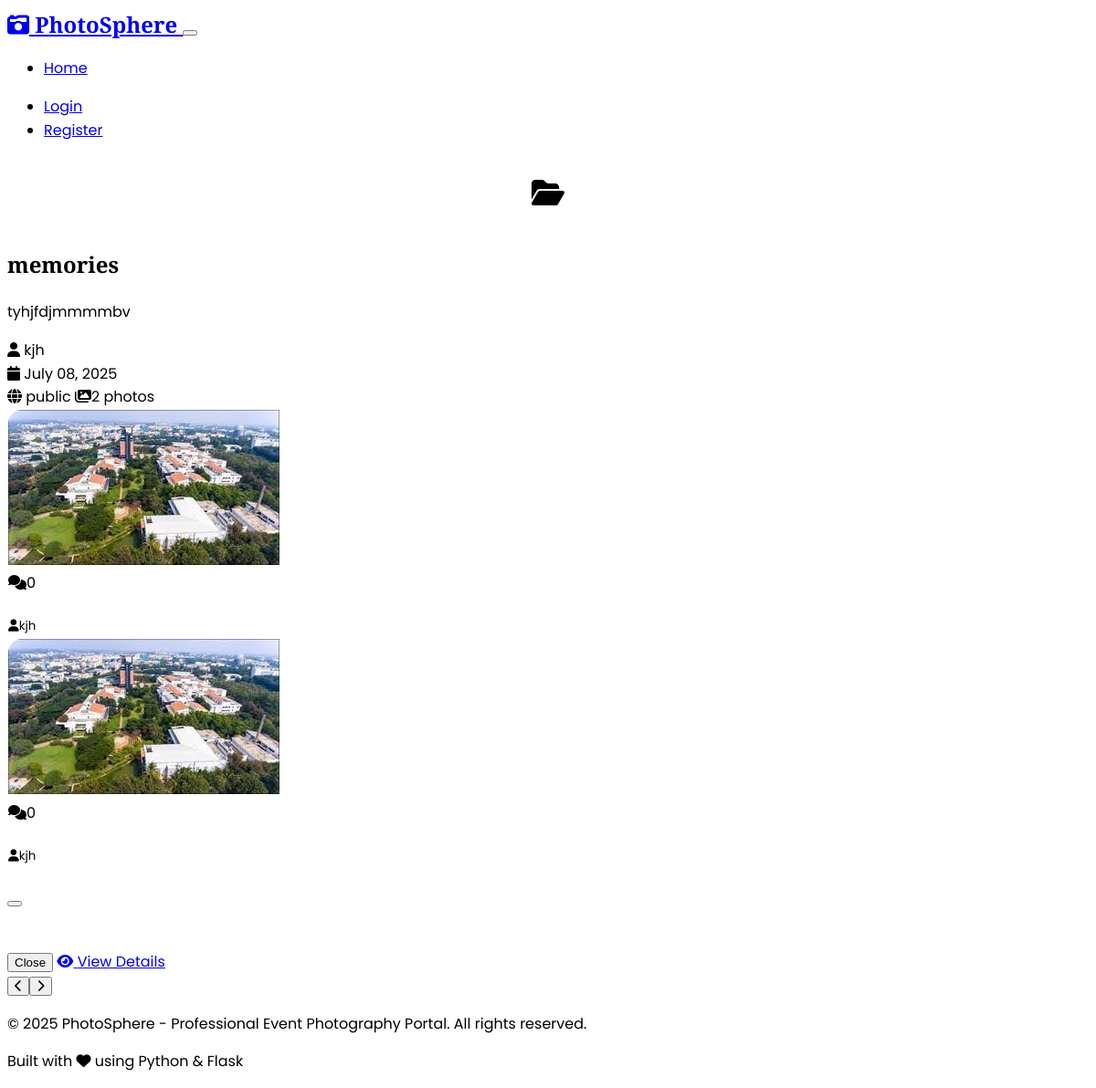
The page /album/3 on the database its author committed.
### models.py (models this page shows, shortened)
class Album(db.Model):
    id = db.Column(db.Integer, primary_key=True)
    title = db.Column(db.String(100), nullable=False)
    description = db.Column(Text)
    date = db.Column(db.DateTime, default=datetime.utcnow)
    created_by = db.Column(db.Integer, db.ForeignKey('user.id'), nullable=False)
    visibility = db.Column(db.String(20), default='public')  # 'public', 'private'
    created_at = db.Column(db.DateTime, default=datetime.utcnow)
    photos = db.relationship('Photo', backref='album', lazy=True, cascade='all, delete-orphan')

class User(UserMixin, db.Model):
    id = db.Column(db.Integer, primary_key=True)
    username = db.Column(db.String(64), unique=True, nullable=False)
    email = db.Column(db.String(120), unique=True, nullable=False)
    password_hash = db.Column(db.String(256), nullable=False)
    role = db.Column(db.String(20), default='user')  # 'user', 'admin'
    created_at = db.Column(db.DateTime, default=datetime.utcnow)
    albums = db.relationship('Album', backref='creator', lazy=True)
    photos = db.relationship('Photo', backref='uploader', lazy=True)
    comments = db.relationship('Comment', backref='author', lazy=True)

class Photo(db.Model):
    id = db.Column(db.Integer, primary_key=True)
    filename = db.Column(db.String(100), nullable=False)
    original_filename = db.Column(db.String(100), nullable=False)
    title = db.Column(db.String(100), nullable=False)
    description = db.Column(Text)
    album_id = db.Column(db.Integer, db.ForeignKey('album.id'), nullable=False)
    uploaded_by = db.Column(db.Integer, db.ForeignKey('user.id'), nullable=False)
    upload_date = db.Column(db.DateTime, default=datetime.utcnow)
    file_size = db.Column(db.Integer)
    mime_type = db.Column(db.String(50))
    comments = db.relationship('Comment', backref='photo', lazy=True, cascade='all, delete-orphan')

### routes.py (the view)
@app.route('/album/<int:album_id>')
def view_album(album_id):
    album = Album.query.get_or_404(album_id)
    if album.visibility == 'private' and (not current_user.is_authenticated or
                                         (current_user.id != album.created_by and current_user.role != 'admin')):
        flash('You do not have permission to view this album.', 'error')
        return redirect(url_for('index'))
    photos = Photo.query.filter_by(album_id=album_id).order_by(Photo.upload_date.desc()).all()
    return render_template('album.html', album=album, photos=photos)

### templates/album.html (shortened to what this page needs)
{% extends "base.html" %}
{% block content %}
<div class="container-fluid p-0">
    <section class="hero-gradient text-white py-5" data-aos="fade-in">
        <div class="container">
            <div class="row align-items-center">
                <div class="col-lg-8">
                    <div class="d-flex align-items-center mb-3">
                        <div class="feature-icon me-4">
                            <i class="fas fa-folder-open fa-2x text-white"></i>
                        </div>
                        <div>
                            <h1 class="display-4 fw-bold mb-2">{{ album.title }}</h1>
                            <p class="lead mb-0">{{ album.description }}</p>
                        </div>
                    </div>
                    <div class="d-flex flex-wrap gap-3 align-items-center">
                        <div class="d-flex align-items-center">
                            <i class="fas fa-user me-2"></i>
                            <span>{{ album.creator.username }}</span>
                        </div>
                        <div class="d-flex align-items-center">
                            <i class="fas fa-calendar me-2"></i>
                            <span>{{ album.created_at.strftime('%B %d, %Y') }}</span>
                        </div>
                        <span class="badge bg-{{ 'success' if album.visibility == 'public' else 'secondary' }} fs-6">
                            <i class="fas fa-{{ 'globe' if album.visibility == 'public' else 'lock' }} me-1"></i>
                            {{ album.visibility }}
                        </span>
                        <span class="badge bg-info fs-6">
                            <i class="fas fa-images me-1"></i>{{ photos|length }} photos
                        </span>
                    </div>
                </div>
            </div>
        </div>
    </section>
</div>
    <div class="row">
        {% if photos %}
        {% for photo in photos %}
        <div class="col-md-6 col-lg-4 col-xl-3 mb-4" data-aos="fade-up" data-aos-delay="{{ loop.index * 50 }}">
            <div class="glass-card h-100">
                <div class="position-relative" style="height: 200px; overflow: hidden; border-radius: 15px 15px 0 0;">
                    <img src="{{ url_for('uploaded_file', filename=photo.filename) }}"
                         class="w-100 h-100 gallery-image"
                         alt="{{ photo.title }}"
                         style="object-fit: cover; cursor: pointer; transition: transform 0.3s ease;"
                         onclick="window.location.href='{{ url_for('view_photo', photo_id=photo.id) }}'">
                    <div class="position-absolute top-0 end-0 m-2">
                        <span class="badge bg-dark bg-opacity-75">
                            <i class="fas fa-comments me-1"></i>{{ photo.comments|length }}
                        </span>
                    </div>
                </div>
                <div class="p-3">
                    <div class="d-flex justify-content-between align-items-center">
                        <small class="text-muted">
                            <i class="fas fa-user me-1"></i>{{ photo.uploader.username }}
                        </small>
                        <a href="{{ url_for('view_photo', photo_id=photo.id) }}" class="btn btn-sm btn-gradient">
                            <i class="fas fa-eye me-1"></i>View
                        </a>
                    </div>
                </div>
            </div>
        </div>
        {% endfor %}
        {% endif %}
    </div>
<div class="modal fade" id="imageModal" tabindex="-1">
    <div class="modal-dialog modal-lg">
        <div class="modal-content">
            <div class="modal-header">
                <button type="button" class="btn-close" data-bs-dismiss="modal"></button>
            </div>
            <div class="modal-body text-center">
            </div>
            <div class="modal-footer">
                <button type="button" class="btn btn-secondary" data-bs-dismiss="modal">Close</button>
                <a id="viewPhotoLink" href="#" class="btn btn-primary">
                    <i class="fas fa-eye"></i> View Details
                </a>
            </div>
        </div>
    </div>
</div>
{% endblock %}

### static/css/style.css (style rules this page uses)
body { font-family: 'Poppins', sans-serif; line-height: 1.6; scroll-behavior: smooth; }
h1, h2, h3, h4, h5, h6 { font-family: 'Playfair Display', serif; font-weight: 600; }
.hero-gradient { background: linear-gradient(135deg, var(--bs-primary) 0%, var(--bs-info) 50%, var(--bs-secondary) 100%); position: relative; overflow: hidden; }
.hero-gradient::before { content: ''; position: absolute; top: 0; left: 0; right: 0; bottom: 0; animation: float 20s ease-in-out infinite; z-index: 1; }
.hero-gradient > .container { position: relative; z-index: 2; }
.feature-icon { transition: transform 0.3s ease; }
section { position: relative; z-index: 1; }
.glass-card { background: rgba(255, 255, 255, 0.1); backdrop-filter: blur(10px); border: 1px solid rgba(255, 255, 255, 0.2); border-radius: 20px; transition: all 0.3s ease; }
.btn-gradient { background: linear-gradient(45deg, var(--bs-primary), var(--bs-info)); border: none; color: white !important; transition: all 0.3s ease; position: relative; overflow: hidden; text-decoration: none; display: inline-block; border-radius: 50px; }
.btn-gradient::before { content: ''; position: absolute; top: 0; left: -100%; width: 100%; height: 100%; background: linear-gradient(45deg, transparent, rgba(255,255,255,0.3), transparent); transition: left 0.5s; }
.feature-icon { width: 80px; height: 80px; border-radius: 50%; background: linear-gradient(135deg, var(--bs-primary), var(--bs-info)); display: flex; align-items: center; justify-content: center; margin: 0 auto 1rem; transition: all 0.3s ease; }
.modal-content { border-radius: 20px; border: none; background: rgba(var(--bs-dark-rgb), 0.95); backdrop-filter: blur(20px); }
.modal-header { border-bottom: 1px solid rgba(255, 255, 255, 0.1); }
.modal-footer { border-top: 1px solid rgba(255, 255, 255, 0.1); }
.gallery-image { transition: transform 0.3s ease; }

### rows shown on the page
Album: title "memories", description "tyhjfdjmmmmbv", created_at "July 08, 2025", visibility "public"
User: creator.username "kjh"
Photo: filename (picture), comments|length "0", uploader.username "kjh"
Photo: filename (picture), comments|length "0", uploader.username "kjh"

### other values the page prints
{{ photos|length }} "2"
